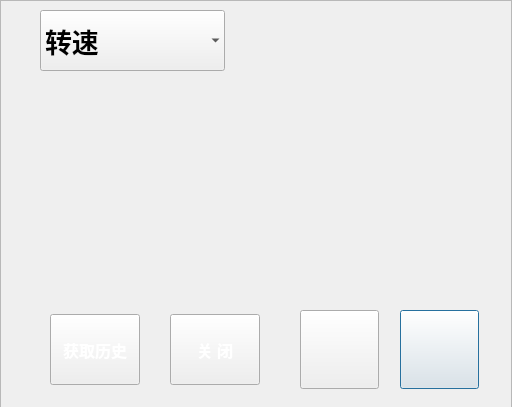
<?xml version="1.0" encoding="UTF-8"?>
<ui version="4.0">
 <class>HistoryDlg</class>
 <widget class="QDialog" name="HistoryDlg">
  <property name="geometry">
   <rect>
    <x>0</x>
    <y>0</y>
    <width>512</width>
    <height>407</height>
   </rect>
  </property>
  <property name="font">
   <font>
    <pointsize>11</pointsize>
    <weight>75</weight>
    <bold>true</bold>
   </font>
  </property>
  <property name="windowTitle">
   <string>Dialog</string>
  </property>
  <property name="styleSheet">
   <string notr="true">color: rgb(255, 255, 255);</string>
  </property>
  <widget class="QFrame" name="bg_frame">
   <property name="geometry">
    <rect>
     <x>0</x>
     <y>0</y>
     <width>512</width>
     <height>411</height>
    </rect>
   </property>
   <property name="styleSheet">
    <string notr="true"/>
   </property>
   <property name="frameShape">
    <enum>QFrame::StyledPanel</enum>
   </property>
   <property name="frameShadow">
    <enum>QFrame::Raised</enum>
   </property>
   <widget class="ZsylChart" name="widget" native="true">
    <property name="geometry">
     <rect>
      <x>40</x>
      <y>90</y>
      <width>440</width>
      <height>200</height>
     </rect>
    </property>
   </widget>
   <widget class="QPushButton" name="nextButton">
    <property name="geometry">
     <rect>
      <x>400</x>
      <y>310</y>
      <width>79</width>
      <height>79</height>
     </rect>
    </property>
    <property name="text">
     <string/>
    </property>
    <property name="icon">
     <iconset>
      <normalon>:/pic/右.png</normalon>
     </iconset>
    </property>
    <property name="iconSize">
     <size>
      <width>79</width>
      <height>79</height>
     </size>
    </property>
   </widget>
   <widget class="QPushButton" name="preButton">
    <property name="geometry">
     <rect>
      <x>300</x>
      <y>310</y>
      <width>79</width>
      <height>79</height>
     </rect>
    </property>
    <property name="text">
     <string/>
    </property>
    <property name="icon">
     <iconset>
      <normalon>:/pic/左.png</normalon>
     </iconset>
    </property>
    <property name="iconSize">
     <size>
      <width>79</width>
      <height>79</height>
     </size>
    </property>
   </widget>
   <widget class="QPushButton" name="oneButton">
    <property name="geometry">
     <rect>
      <x>50</x>
      <y>314</y>
      <width>90</width>
      <height>71</height>
     </rect>
    </property>
    <property name="font">
     <font>
      <pointsize>12</pointsize>
      <weight>75</weight>
      <bold>true</bold>
     </font>
    </property>
    <property name="styleSheet">
     <string notr="true">background-image: url(:/pic/button_bg.png);</string>
    </property>
    <property name="text">
     <string>获取历史</string>
    </property>
   </widget>
   <widget class="QPushButton" name="closeButton">
    <property name="geometry">
     <rect>
      <x>170</x>
      <y>314</y>
      <width>90</width>
      <height>71</height>
     </rect>
    </property>
    <property name="font">
     <font>
      <pointsize>12</pointsize>
      <weight>75</weight>
      <bold>true</bold>
     </font>
    </property>
    <property name="styleSheet">
     <string notr="true">background-image: url(:/pic/button_bg.png);</string>
    </property>
    <property name="text">
     <string>关 闭</string>
    </property>
   </widget>
   <widget class="QComboBox" name="comboBox">
    <property name="geometry">
     <rect>
      <x>40</x>
      <y>10</y>
      <width>185</width>
      <height>61</height>
     </rect>
    </property>
    <property name="font">
     <font>
      <pointsize>20</pointsize>
      <weight>75</weight>
      <bold>true</bold>
     </font>
    </property>
    <property name="styleSheet">
     <string notr="true">background-image: url(:/pic/button_bg.png);
color: rgb(0, 0, 0);</string>
    </property>
    <property name="duplicatesEnabled">
     <bool>false</bool>
    </property>
    <property name="frame">
     <bool>false</bool>
    </property>
    <property name="modelColumn">
     <number>0</number>
    </property>
    <item>
     <property name="text">
      <string>转速</string>
     </property>
    </item>
    <item>
     <property name="text">
      <string>压力</string>
     </property>
    </item>
    <item>
     <property name="text">
      <string>电流</string>
     </property>
    </item>
    <item>
     <property name="text">
      <string>电压</string>
     </property>
    </item>
   </widget>
  </widget>
 </widget>
 <customwidgets>
  <customwidget>
   <class>ZsylChart</class>
   <extends>QWidget</extends>
   <header>zsylchart.h</header>
   <container>1</container>
  </customwidget>
 </customwidgets>
 <resources/>
 <connections/>
</ui>
